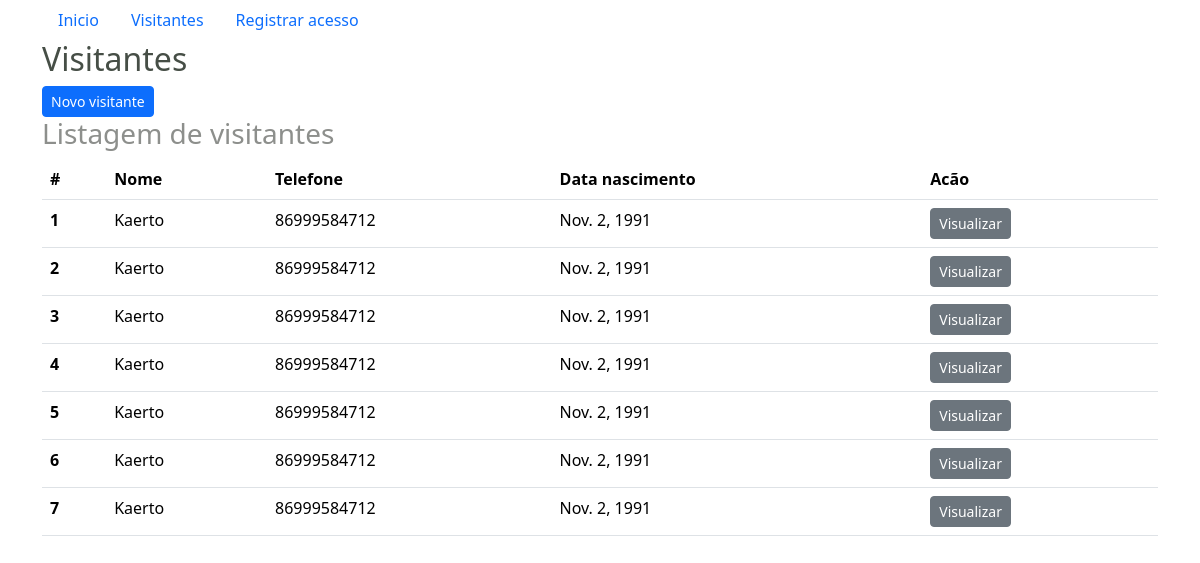
The page /visitantes/ on the database its author committed.
### acesso/models.py (models this page shows, shortened)
class Pessoa(models.Model):
  SEXO_CHOICES = (
    ('M', 'Masculino'),
    ('F', 'Feminino')
  )
  nome = models.CharField(max_length=256, blank=False, null=False)
  cpf = models.CharField(max_length=11, blank=False, null=False)
  telefone = models.CharField(max_length=11, blank=True, null=True)
  genero = models.CharField(max_length=1, choices=SEXO_CHOICES, blank=False, null=False)
  data_nascimento = models.DateField(blank=False, null=False)

class Visitante(Pessoa):
  TIPO_CHOICES = (
    ('E', 'Escola'),
    ('D', 'Delivery'),
    ('V', 'Visita técnica'),
  )
  tipo = models.CharField(max_length=1, choices=TIPO_CHOICES, blank=False, null=False)

class Pessoa(models.Model):
  SEXO_CHOICES = (
    ('M', 'Masculino'),
    ('F', 'Feminino')
  )
  nome = models.CharField(max_length=256, blank=False, null=False)
  cpf = models.CharField(max_length=11, blank=False, null=False)
  telefone = models.CharField(max_length=11, blank=True, null=True)
  genero = models.CharField(max_length=1, choices=SEXO_CHOICES, blank=False, null=False)
  data_nascimento = models.DateField(blank=False, null=False)

### acesso/views.py (the view)
# urls.py: path('visitantes/', views.visitantes, name='visitantes'),
def visitantes(request):
  visitantes = Visitante.objects.all()
  context = { "visitantes": visitantes}
  return render(request, 'visitante/index.html', context)

### acesso/templates/visitante/index.html
{% extends "base.html" %}
{% block content %}
	<h2>Visitantes</h2>
  <a class="btn btn-sm btn-primary" href="{% url 'novo_visitante' %}">Novo visitante</a>
  <h3>Listagem de visitantes</h3>
  <table class="table">
    <thead>
      <tr>
        <th scope="col">#</th>
        <th scope="col">Nome</th>
        <th scope="col">Telefone</th>
        <th scope="col">Data nascimento</th>
        <th scope="col">Acão</th>
      </tr>
    </thead>
    <tbody>
      {% for visitante in visitantes %}
        <tr>
          <th scope="row">{{visitante.id}}</th>
          <td>{{ visitante.nome}}</td>
          <td>{{ visitante.telefone}}</td>
          <td>{{ visitante.data_nascimento}}</td>
          <td><a href="{% url 'visitante' visitante.id %}" class="btn btn-sm btn-secondary">Visualizar</a></td>
        </tr>
      {% endfor %}
    </tbody>
  </table>
{% endblock %}

### acesso/templates/base.html (shortened to what this page needs)
{% load static %}
<!DOCTYPE html>
<html>
<head>
	<link href="https://cdn.jsdelivr.net/npm/bootstrap@5.3.2/dist/css/bootstrap.min.css" rel="stylesheet">
	<link rel="stylesheet" href="{% static 'acesso/base.css' %}">
</head>
<body>
	<div class="container">
		<ul class="nav nav-pills">
			<li class="nav-item">
		    <a class="nav-link" href="{% url 'index' %}">Inicio</a>
		  </li>
		  <li class="nav-item">
		    <a class="nav-link" href="{% url 'visitantes' %}">Visitantes</a>
		  </li>
		  <li class="nav-item">
		    <a class="nav-link"  href="{% url 'registrar_acesso' %}">Registrar acesso</a>
		  </li>
		</ul>
		{% block content %}
		{% endblock %}
	</div>
</body>
</html>

### acesso/static/base.css (style rules this page uses)
h2 { color: rgb(70, 78, 70); }
h3 { color: rgb(141, 143, 140); }

### rows shown on the page
Visitante: id "1", nome "Kaerto", telefone "86999584712", data_nascimento "Nov. 2, 1991"
Visitante: id "2", nome "Kaerto", telefone "86999584712", data_nascimento "Nov. 2, 1991"
Visitante: id "3", nome "Kaerto", telefone "86999584712", data_nascimento "Nov. 2, 1991"
Visitante: id "4", nome "Kaerto", telefone "86999584712", data_nascimento "Nov. 2, 1991"
Visitante: id "5", nome "Kaerto", telefone "86999584712", data_nascimento "Nov. 2, 1991"
Visitante: id "6", nome "Kaerto", telefone "86999584712", data_nascimento "Nov. 2, 1991"
Visitante: id "7", nome "Kaerto", telefone "86999584712", data_nascimento "Nov. 2, 1991"
